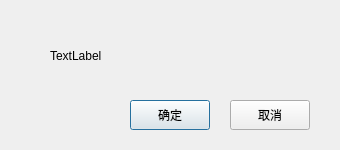
<?xml version="1.0" encoding="UTF-8"?>
<ui version="4.0">
 <class>MessageDialog</class>
 <widget class="QDialog" name="MessageDialog">
  <property name="geometry">
   <rect>
    <x>0</x>
    <y>0</y>
    <width>340</width>
    <height>150</height>
   </rect>
  </property>
  <property name="windowTitle">
   <string>Dialog</string>
  </property>
  <widget class="QLabel" name="label">
   <property name="geometry">
    <rect>
     <x>50</x>
     <y>30</y>
     <width>300</width>
     <height>51</height>
    </rect>
   </property>
   <property name="minimumSize">
    <size>
     <width>300</width>
     <height>0</height>
    </size>
   </property>
   <property name="maximumSize">
    <size>
     <width>300</width>
     <height>16777215</height>
    </size>
   </property>
   <property name="text">
    <string>TextLabel</string>
   </property>
  </widget>
  <widget class="QPushButton" name="pushButton_ok">
   <property name="geometry">
    <rect>
     <x>130</x>
     <y>100</y>
     <width>80</width>
     <height>30</height>
    </rect>
   </property>
   <property name="minimumSize">
    <size>
     <width>80</width>
     <height>30</height>
    </size>
   </property>
   <property name="maximumSize">
    <size>
     <width>80</width>
     <height>30</height>
    </size>
   </property>
   <property name="text">
    <string>确定</string>
   </property>
  </widget>
  <widget class="QPushButton" name="pushButton_cancel">
   <property name="geometry">
    <rect>
     <x>230</x>
     <y>100</y>
     <width>80</width>
     <height>30</height>
    </rect>
   </property>
   <property name="minimumSize">
    <size>
     <width>80</width>
     <height>30</height>
    </size>
   </property>
   <property name="maximumSize">
    <size>
     <width>80</width>
     <height>30</height>
    </size>
   </property>
   <property name="text">
    <string>取消</string>
   </property>
  </widget>
 </widget>
 <resources/>
 <connections/>
</ui>
